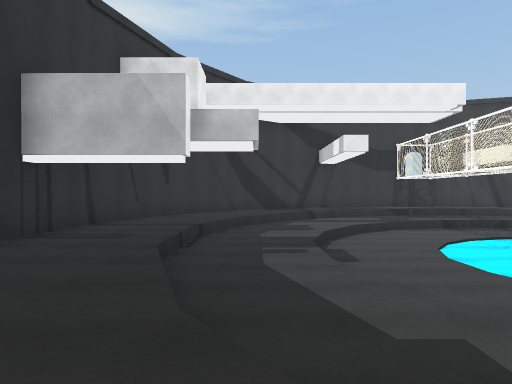
[1] (above)

16 first-person views from a walk through a Unity game level. The camera is 1.4 m above the floor, looks level and sees 70° across. The floor is counted in squares, 2 m on a side. Each view is taken from the middle of a square. On the plan, view 1 faces up. The plan holds only what a view shows up to about 11 squares ahead; the rest is blank. Some surface patterns are stand-ins.

[2]
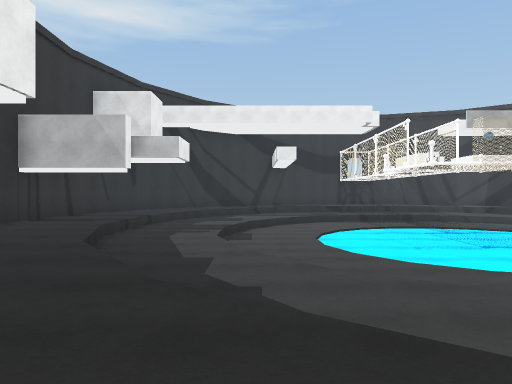

[3]
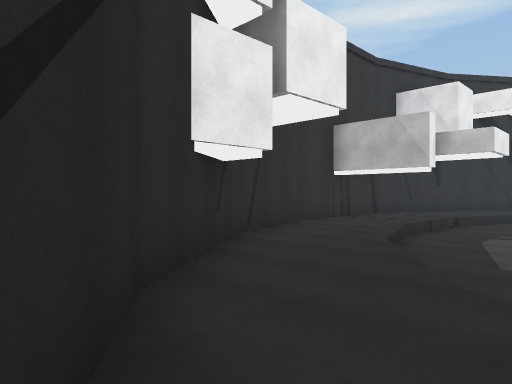

[4]
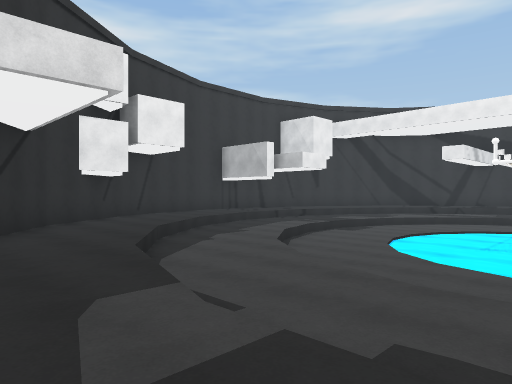

[5]
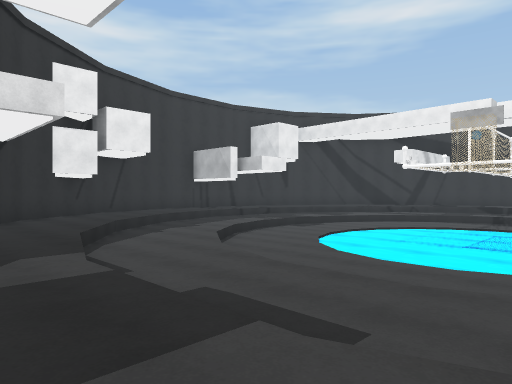

[6]
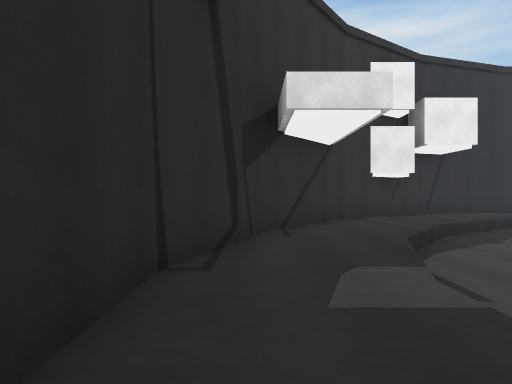

[7]
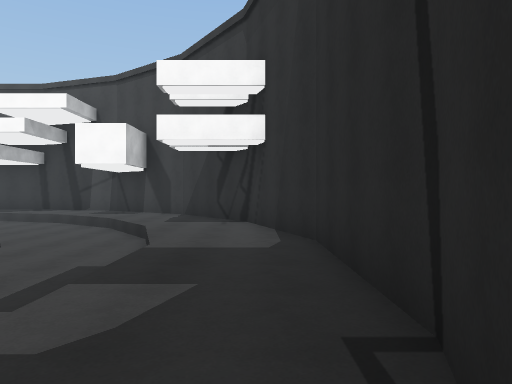

[8]
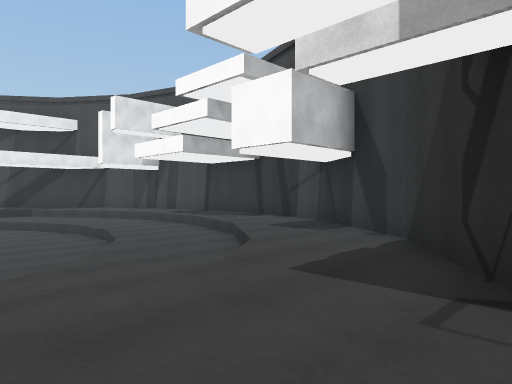

[9]
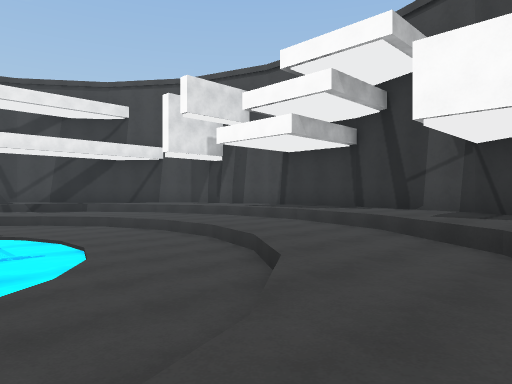

[10]
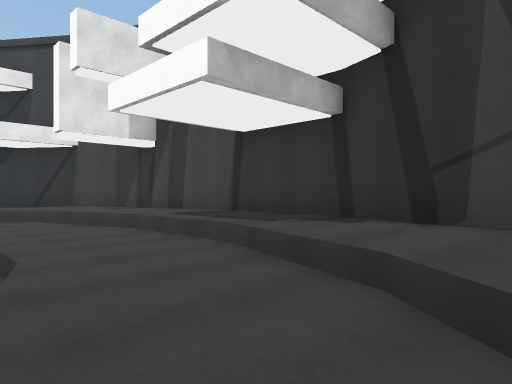

[11]
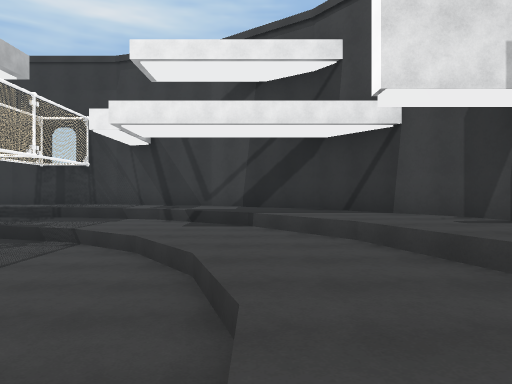

[12]
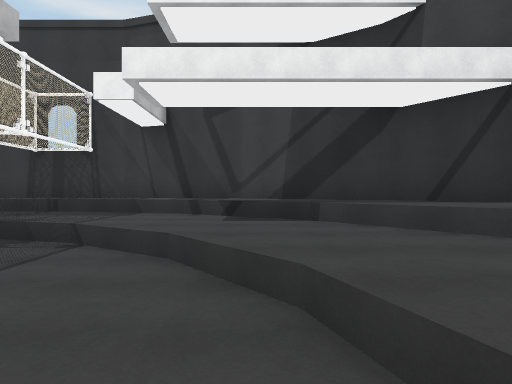

[13]
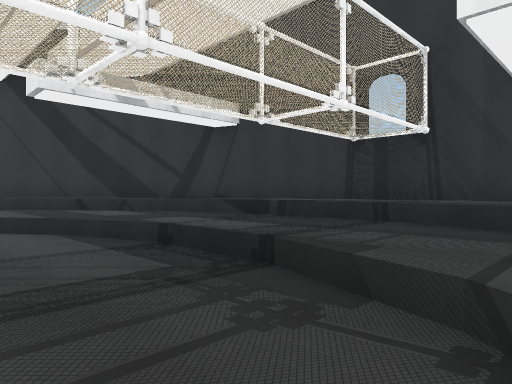

[14]
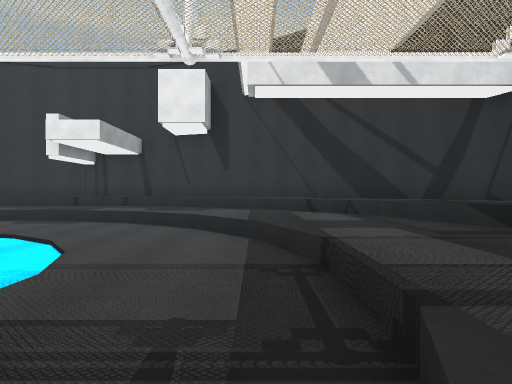

[15]
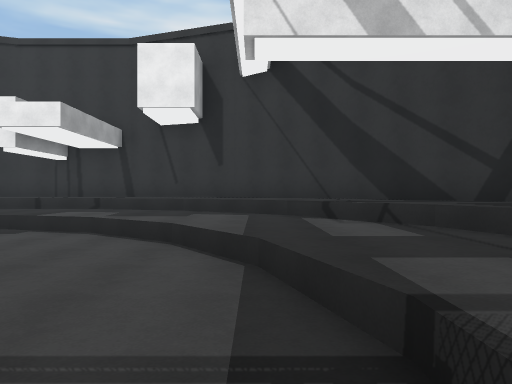

[16]
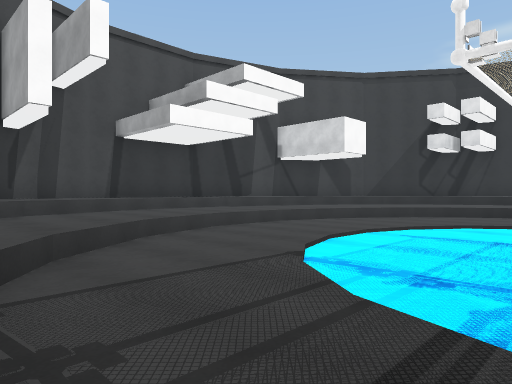

### Floor plan
Key: @ floor where view 1 was taken; # wall or solid block; . main floor; - floor 0.5 m lower than the main floor; _ floor 1 m lower than the main floor; / step, stairs or slope; ~ water the walk can cross; ≈ water the walk keeps out of.
Columns run from 4 left of view 1 to 19 right of it. Each row starts with its distance up from view 1.
 18           ####
 17       ####....≈###
 16     ###..........###
 15    ##....//////....##
 14   ##.../--------/...##
 13   #.../----------/...#
 12  ##../--//____//--/..##
 11  #../--/________/--/..#
 10 ##..--/____~~____/--..##
  9 #../--/__~~ ~~~__/--/..#
  8 #../--__~~~~~~~~__--/..#
  7 #..--/__~~~~~~~~__/--..#
  6 #..--/__~~~~~~~~__/--..#
  5 #..--/__~~~~~~~~__/--..#
  4 #../--___~~~~~~___--/..#
  3  #./--/___~~~~___/--/.≈
  2  #../--/________/--/..#
  1  #../---/______/---/..#
  0   #.@/----////----/..#
 -1    #..//--------//..#
 -2    ≈#...//----//...#≈
 -3      #............#
 -4       ##........##
 -5         ########

Positions as (right, up) in squares from view 1, and headings:
1: (0, 0), facing up
2: (2, -3), facing up
3: (2, -3), facing up-left
4: (8, -4), facing up-left
5: (10, -4), facing up-left
6: (9, -4), facing left
7: (4, -4), facing right
8: (10, -4), facing up-right
9: (9, -1), facing up-right
10: (13, 1), facing up-right
11: (14, 5), facing up
12: (13, 7), facing up
13: (11, 10), facing up-left
14: (10, 12), facing left
15: (8, 12), facing left
16: (8, 12), facing down-right
